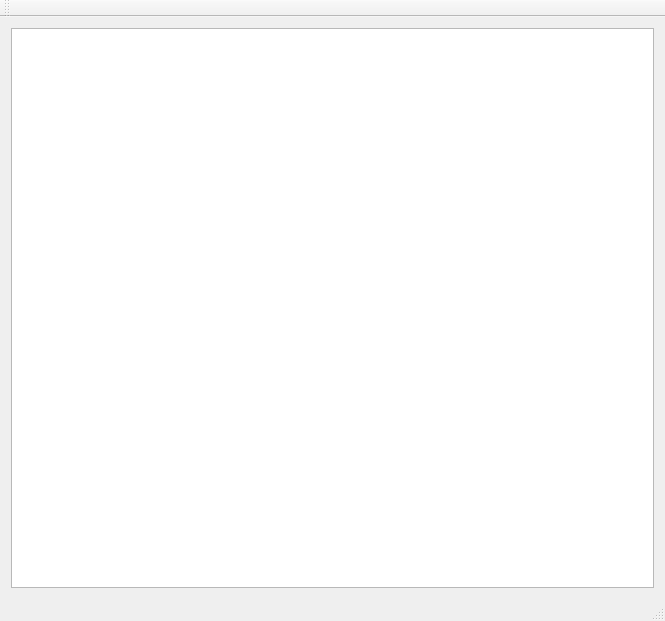
<?xml version="1.0" encoding="UTF-8"?>
<ui version="4.0">
 <class>MainWindow</class>
 <widget class="QMainWindow" name="MainWindow">
  <property name="geometry">
   <rect>
    <x>0</x>
    <y>0</y>
    <width>665</width>
    <height>621</height>
   </rect>
  </property>
  <property name="windowTitle">
   <string>MainWindow</string>
  </property>
  <widget class="QWidget" name="centralWidget">
   <layout class="QGridLayout" name="gridLayout">
    <item row="0" column="0">
     <widget class="QTextEdit" name="textEdit"/>
    </item>
   </layout>
  </widget>
  <widget class="QMenuBar" name="menuBar">
   <property name="geometry">
    <rect>
     <x>0</x>
     <y>0</y>
     <width>665</width>
     <height>26</height>
    </rect>
   </property>
  </widget>
  <widget class="QToolBar" name="mainToolBar">
   <attribute name="toolBarArea">
    <enum>TopToolBarArea</enum>
   </attribute>
   <attribute name="toolBarBreak">
    <bool>false</bool>
   </attribute>
  </widget>
  <widget class="QStatusBar" name="statusBar"/>
 </widget>
 <layoutdefault spacing="6" margin="11"/>
 <resources/>
 <connections/>
</ui>
